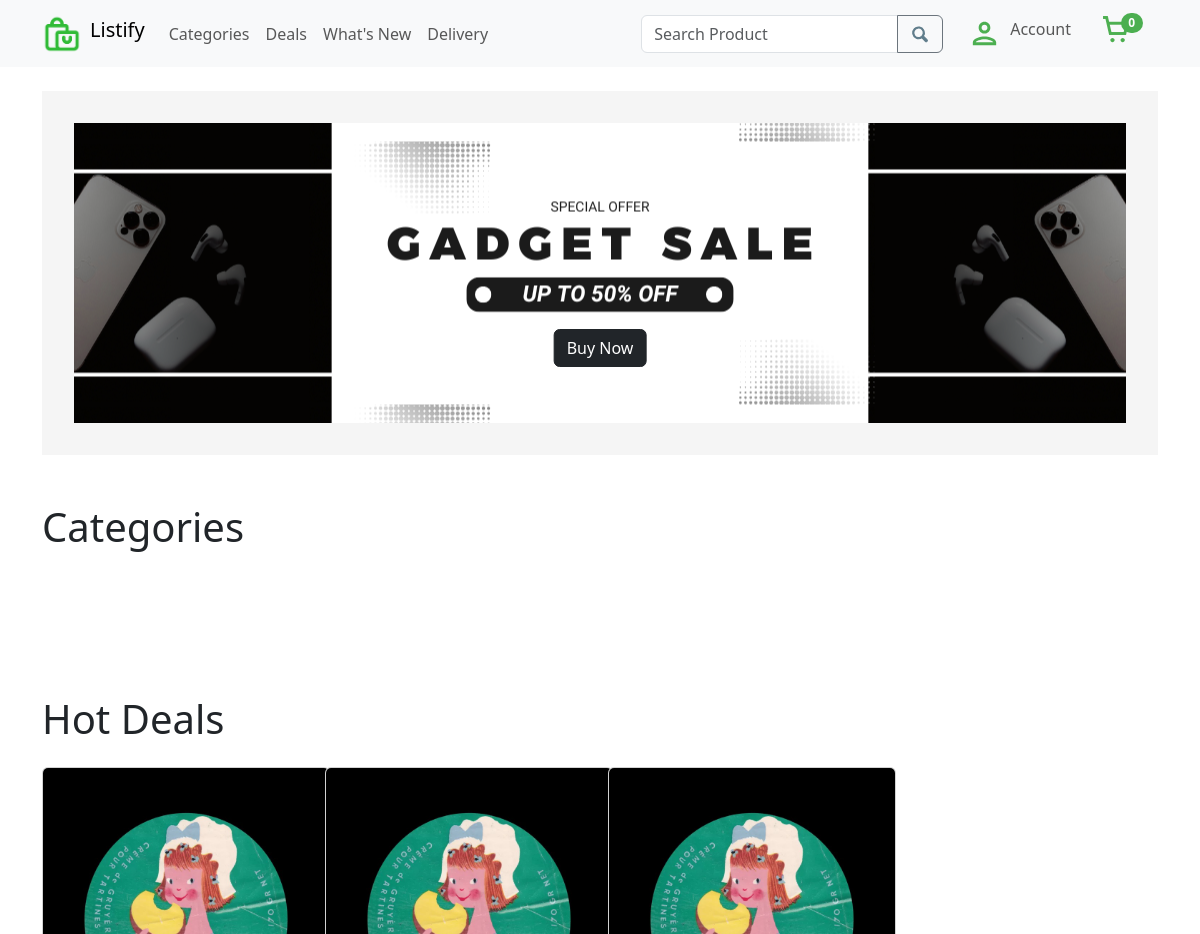
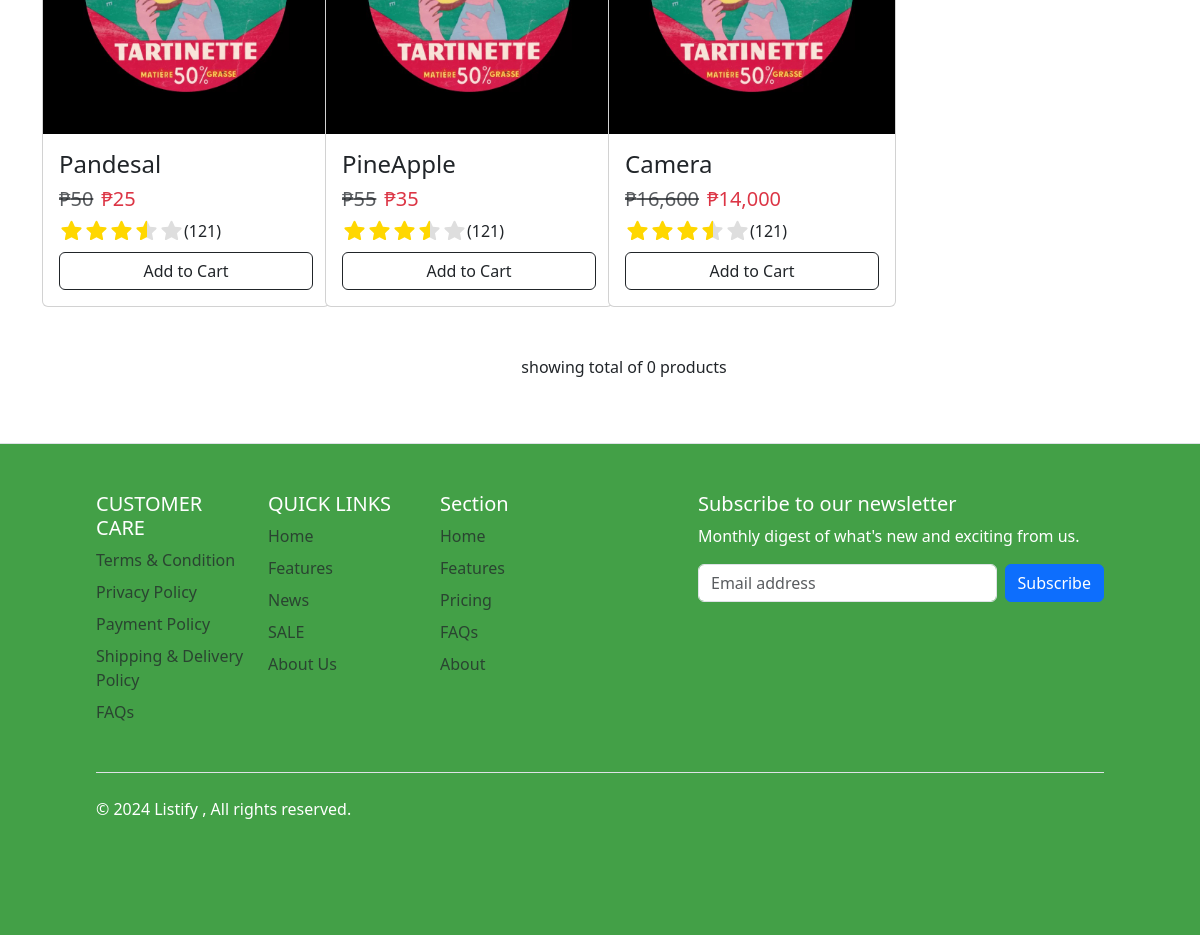
Page /components/Homepage/homepage.php on the committed database (2 pictures, top to bottom).
### tables this page shows
CREATE TABLE `promotion` (
  `promotion_id` int NOT NULL,
  `product_id` int NOT NULL,
  `discounted_price` decimal(10,2) NOT NULL,
  `start_date` timestamp NOT NULL,
  `end_date` timestamp NOT NULL,
  `promotion_type` int NOT NULL
);

CREATE TABLE `products` (
  `product_id` int NOT NULL,
  `promotion_id` int DEFAULT NULL,
  `product_image` varchar(255) DEFAULT NULL,
  `product_name` varchar(255) NOT NULL,
  `product_description` varchar(255) NOT NULL,
  `product_category` int NOT NULL,
  `product_price` decimal(19,4) NOT NULL,
  `product_stocks` int NOT NULL,
  `added_by` varchar(255) NOT NULL,
  `updated_by` varchar(255) NOT NULL,
  `created_at` timestamp NOT NULL DEFAULT CURRENT_TIMESTAMP,
  `updated_at` timestamp NOT NULL DEFAULT CURRENT_TIMESTAMP
);

### controllers/usersController.php (called while the page is built, shortened)
<?php
class Users extends DbConnection
{
    public function getUserId($userId)
    {
        try {
            $pdo = $this->connect();
            $statement = $pdo->prepare("SELECT t1.user_id,
                                                      t1.user_image,
                                                      t1.first_name,
                                                      t1.last_name,
                                                      t1.email,
                                                      t1.mobile_number,
                                                      t1.role,
                                                      t1.status,
                                                      t2.address_line1,
                                                      t2.address_line2,
                                                      t2.city,
                                                      t2.postal_code,
                                                      t2.country
                                                FROM users t1
                                                LEFT JOIN addresses t2 ON t1.user_id = t2.user_id
                                                WHERE t1.user_id = :userId");
            $statement->bindParam(':userId',$userId);
            $statement->execute();
            $user = $statement->fetch(PDO::FETCH_ASSOC);
            return $user;
        } catch (PDOException $e) {
            echo "Product Updated successfully" . $e->getMessage();
        }
    }
}

### controllers/productController.php (called while the page is built, shortened)
<?php
class Products extends DbConnection
{
    public function getAllPromotionProducts($currentPage, $itemsPerPage, $searchTerm)
    {
        try {
            $pdo = $this->connect();
            $offset = ($currentPage - 1) * $itemsPerPage;
            if (!empty($searchTerm)) {
                print_r($searchTerm);
                $query = "SELECT *
                          FROM promotion promotion
                          INNER JOIN products product ON  promotion.product_id =  product.product_id
                          INNER JOIN promotion_type_lu promo ON promotion.promotion_type = promo.promotion_type_id
                          WHERE product.product_name LIKE :searchTerm
                          LIMIT  $offset , $itemsPerPage";
                $statement = $pdo->prepare($query);
                $statement->bindValue(':searchTerm', "%$searchTerm%", PDO::PARAM_STR);
            } else {
                $query = "SELECT *
                            FROM promotion promotion
                            INNER JOIN products product ON  promotion.product_id =  product.product_id
                            INNER JOIN promotion_type_lu promo ON promotion.promotion_type = promo.promotion_type_id
                          LIMIT $offset , $itemsPerPage";
                $statement = $pdo->prepare($query);
            }
            $statement->execute();
            $products = $statement->fetchAll(PDO::FETCH_ASSOC);
            return $products;
        } catch (PDOException $e) {
            echo "Product Retrieval failed" . $e->getMessage();
        }
    }
    public function totalProducts($searchTerm)
    {
        try {
            $pdo = $this->connect();
            if (!empty($searchTerm)) {
                $statement = $pdo->prepare("SELECT COUNT(*)
                                                    FROM products
                                                    WHERE product_name LIKE :searchTerm");
                $statement->bindValue(':searchTerm', "%$searchTerm%", PDO::PARAM_STR);
            } else {
                $statement = $pdo->prepare("SELECT COUNT(*)
                                     FROM products p
                                     INNER JOIN product_category_lu pc ON p.product_category = pc.product_category_id
                                     WHERE p.product_category = :category_id");
                                     $statement->bindParam(':category_id',$categoryId);
            }
            $statement->execute();
            $totalItems = $statement->fetchColumn();
            return $totalItems;
        } catch (PDOException $e) {
            echo "Selection failed" . $e->getMessage();
        }
    }
}

### components/Homepage/homepage.php (the view, shortened to what this page needs)
<?php
require_once '../../controllers/productController.php';
require_once '../../controllers/usersController.php';
$users->startSession();
$user = $users->getUserId($_SESSION['LoginUser']['ID']);
$searchTerm = isset($_GET['search']) ? $_GET['search'] : "";
$currentPage = $_GET['page'] ?? 1;
$itemsPerPage = 8;
$totalItems = $products->totalProducts($searchTerm);
$items = $products->getAllPromotionProducts($currentPage, $itemsPerPage, $searchTerm);
?>
<?php include_once '../header.php'; ?>
<?php if ($user['role'] === "administrator"): ?>
    <?php include_once '../Navbar/adminNavbar.php'; ?>
<?php else: ?>
    <?php include_once '../Navbar/userNavbar.php'; ?>
<?php endif; ?>
<main>
    <div class="container">
        <section class="banner my-4">
            <div class="container position-relative d-flex align-items-center justify-content-center"
                style="background-image: url('../../assets/banner_1.png'); background-position: center; height: 300px;">
                <a href="#" class="btn btn-dark position-absolute"
                    style="top: 75%; left: 50%; transform: translate(-50%, -50%); z-index: 1;">
                    Buy Now
                </a>
            </div>
        </section>
        <div class="d-flex justify-content-between mt-5 mb-5 gap-5">
            <h1>Categories</h1>
        </div>
        <nav class="navbar navbar-expand-sm">
            <div class="container-fluid">
                <div class="collapse navbar-collapse justify-content-center" id="collapsibleNavbar">
                    <div id="loadingMessage" style="font-size:1rem; color:white;">Loading categories...</div>
                </div>
            </div>
        </nav>
        <div class="d-flex justify-content-between mt-5 gap-5">
            <h1>Hot Deals</h1>
        </div>
        <div class="mt-3 mb-5">
            <div class="row row-cols-1 row-cols-sm-2 row-cols-md-4 g-3 mb-5">
                <?php foreach ($items as $item) { ?>
                    <a href="../details.php?ID=<?= $item['product_id']; ?>" class="text-decoration-none">
                        <div class="card" style="width: 18rem;">
                            <img class="card-img-top" src="/uploads/<?= $item['product_image'] ?>" height="300"
                                alt="Card image cap">
                            <div class="card-body">
                                <div class="d-flex flex-column">
                                    <h4 class="card-title"><?= $item['product_name'] ?></h4>
                                    <div class="d-flex align-items-baseline">
                                        <?php if (!empty($item['discounted_price'])): ?>
                                            <h5 class="text-muted text-decoration-line-through me-2">
                                                <?= "₱" . number_format(round($item['product_price'], 2)) ?>
                                            </h5>
                                            <h5 class="text-danger">
                                                <?= "₱" . number_format(round($item['discounted_price'], 2)) ?>
                                            </h5>
                                        <?php else: ?>
                                            <h5><?= "₱" . number_format(round($item['product_price'], 2)) ?></h5>
                                        <?php endif; ?>
                                    </div>
                                    <div class="d-flex align-items-center mb-2">
                                        <span>(121)</span>
                                    </div>
                                    <button class="btn btn-outline-dark">Add to Cart</button>
                                </div>
                            </div>
                        </div>
                    </a>
                <?php } ?>
            </div>
            <div class="d-flex gap-5 align-items-center justify-content-center">
                <p>showing total of <?= $totalItems ?> products</p>
            </div>
        </div>
    </div>
</main>
<?php include_once '../Footer/footer.php'; ?>

### rows in the picture
promotion: product.product_image (picture), product.product_name "Pandesal", product.product_price "50", discounted_price "25"
promotion: product.product_image (picture), product.product_name "PineApple", product.product_price "55", discounted_price "35"
promotion: product.product_image (picture), product.product_name "Camera", product.product_price "16,600", discounted_price "14,000"

### other values in the picture
$cartItems "0"
$totalItems "0"
